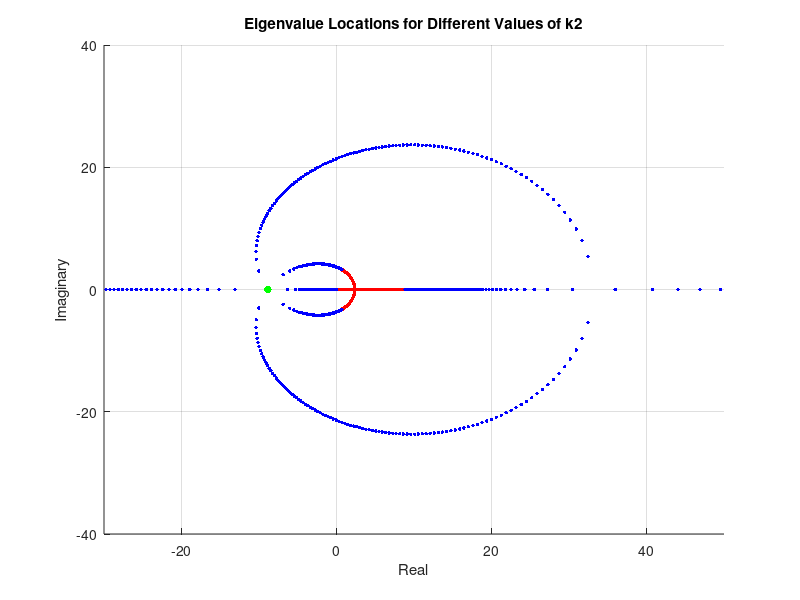

Write the MATLAB code that produced this figure.
% Constants
g = 9.81;   % m/s^2
L = 0.125;  % distance from pendulum's centre of mass to pivot in m
a = 0.016;  % radius of pulley in m
m = 0.32;   % mass of pendulum in kg
M = 0.7;    % mass of carriage in kg
I = 8e-5;   % moment of inertia on motor shaft in kg m^2
km = 0.08;  % torque motor constant in Nm/A
ka = -0.50; % amplifier constant in A/V
gamma = M/m + I/(m*a^2);

% State-space matrices
omega_1 = sqrt(g/L);
omega_0 = omega_1 * sqrt(1 + 1/gamma);

Ap = [0, 1, 0, 0;
      0, 0, omega_0^2 - omega_1^2, 0;
      0, 0, 0, 1;
      0, 0, omega_0^2, 0];

B = [0; 1; 0; 1];

opamp_p = diag([10, 20, 30, -20]);  % for inverted pendulum controller

Sp = diag([-1/12.5, -1/2.23, L/3.18, -L/0.64]);

Cp = -(ka*km/(m*a*gamma)) * (Sp \ opamp_p);

% Create state-space model
sys = ss(Ap, B, Cp, 0);

% Define gain range for k2
k2_range = [-logspace(3, -5, 500), logspace(-5, 3, 1500)];  % Adjust the range and number of gains as needed

% Set fixed values for k1, k3, and k4

k1 = - omega_1^2;
k2 = -4 * omega_1;
k3 = omega_0^2 + 7 * omega_1^2;
k4 = 8 * omega_1;

K = [k1, k2, k3, k4] / Cp;
k1 = K(1); k2 = K(2); k3 = K(3); k4 = K(4);

figure;
hold on;
for k2_iter = k2_range
    K_p = [k1, k2_iter, k3, k4];
    eig_values_p = eig(Ap - B * K_p * Cp);
    if k2_iter > 0
        plot(real(eig_values_p), imag(eig_values_p), 'b.', 'MarkerSize', 8);
    else
        plot(real(eig_values_p), imag(eig_values_p), 'r.', 'MarkerSize', 8);
    end
end

K_p = [k1, k2, k3, k4];
eig_values_p = eig(Ap - B * K_p * Cp);
plot(real(eig_values_p), imag(eig_values_p), 'g.', 'MarkerSize', 16);

xlabel('Real');
ylabel('Imaginary');
xlim([-30,50]);
ylim([-40,40])
title('Eigenvalue Locations for Different Values of k2');
grid on;
